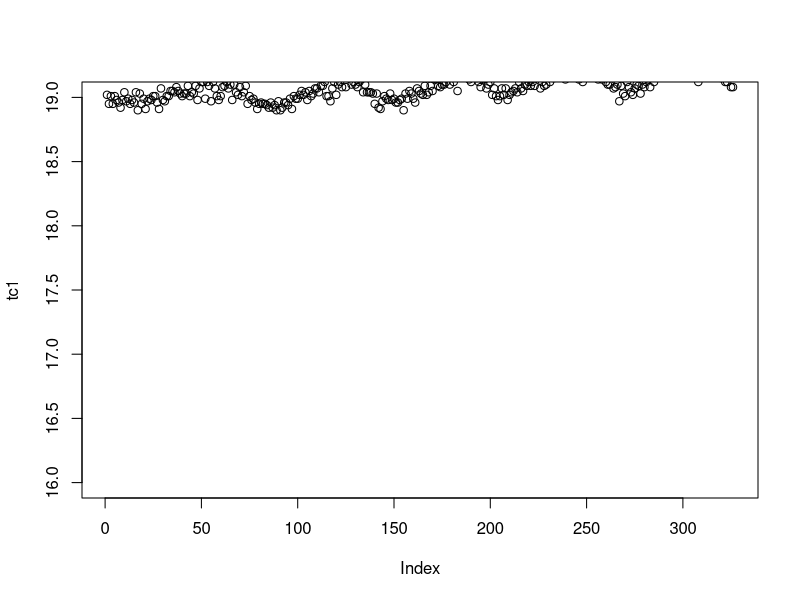
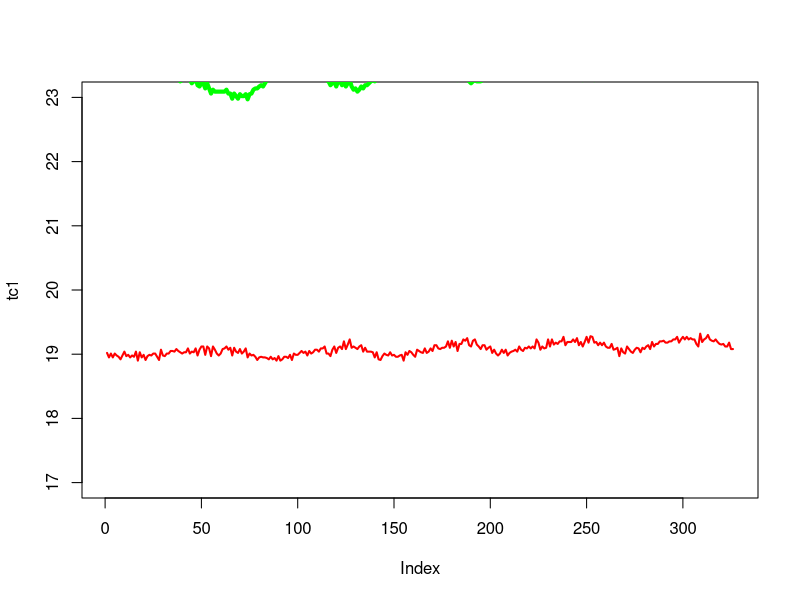
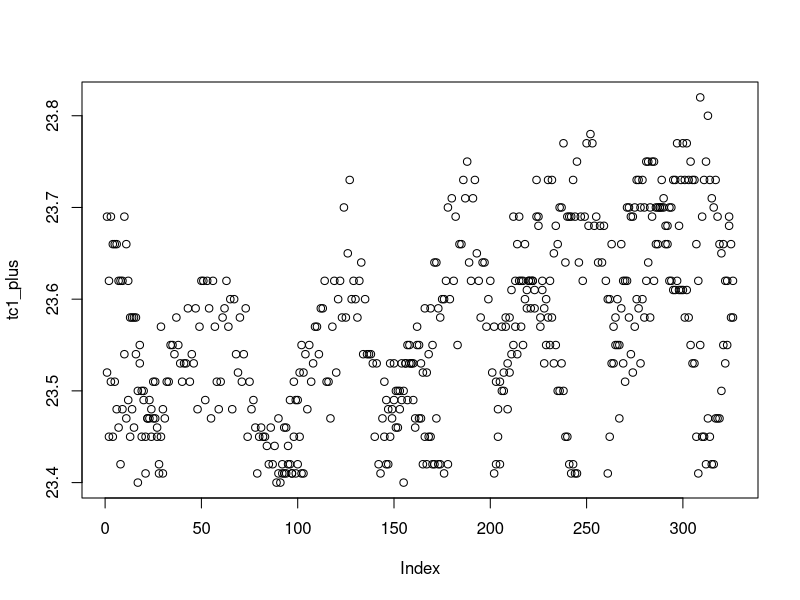
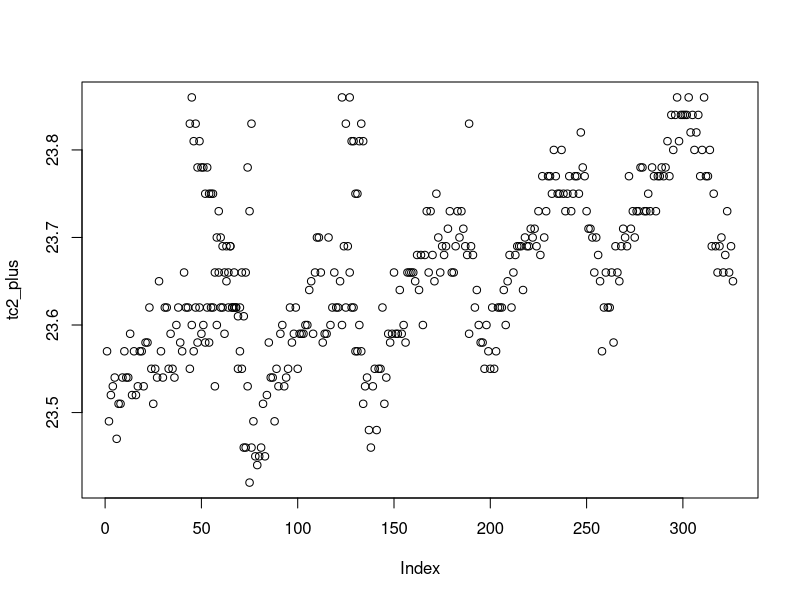
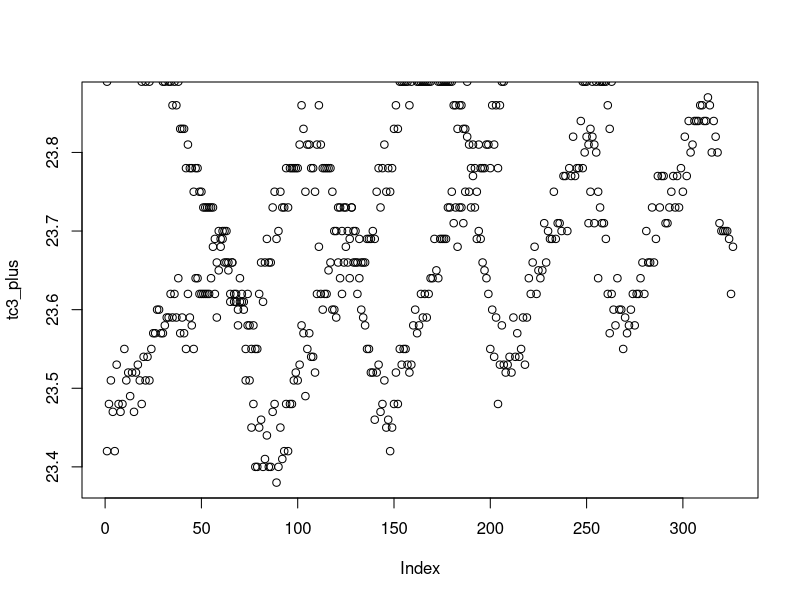
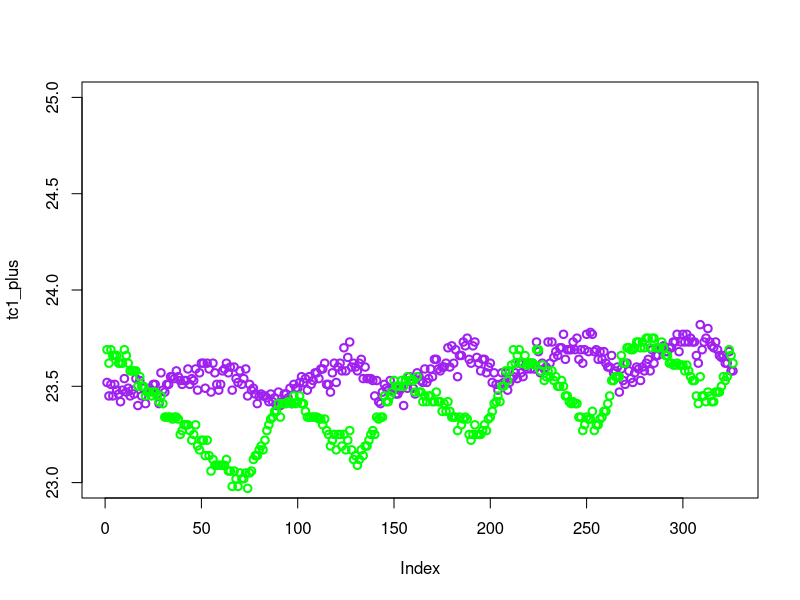
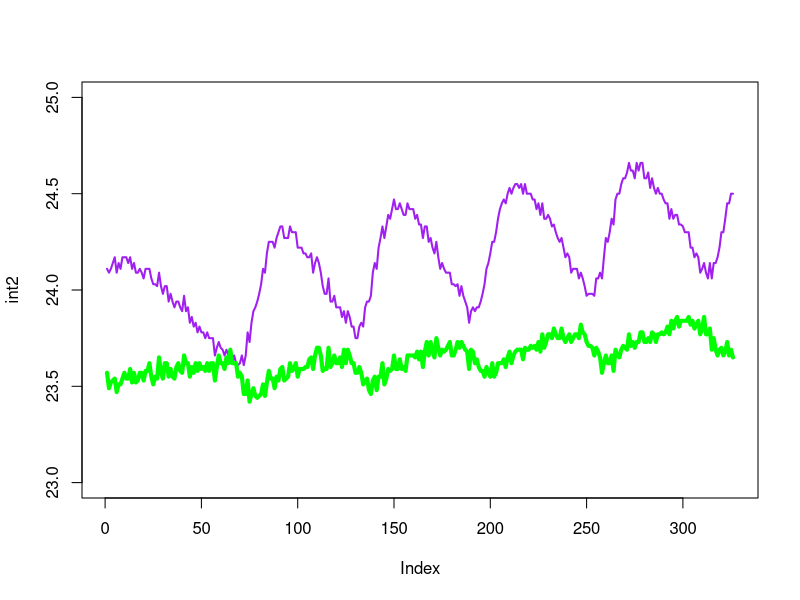
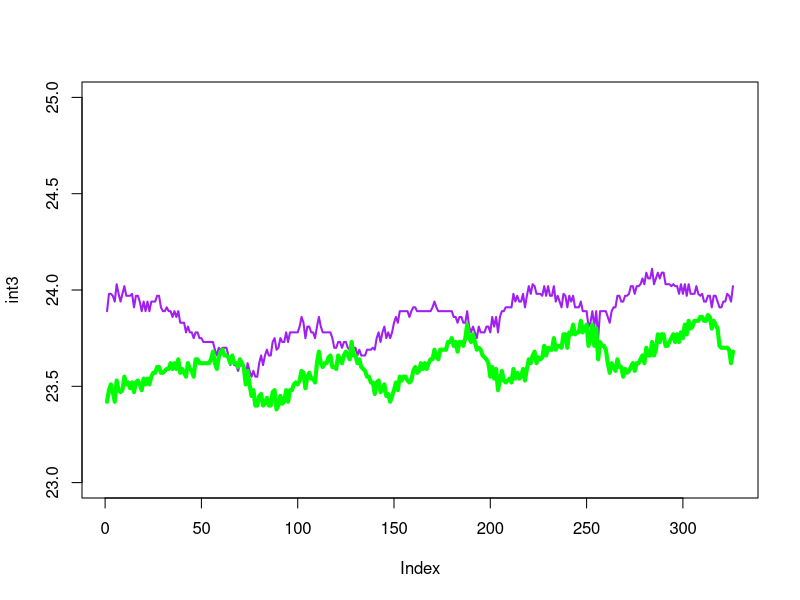

These charts were generated, in order, by the following R code:
setwd("~/Documents/Projects/UAF/sap-flux/data/capture/")
d = data.frame(read.csv("2017-03-10 15-05-11 CC_junction_taped_to_amp.csv"))
g = data.frame(read.csv("2017-03-10 15-05-11 CC_junction_superglue_to_amp.csv"))
names(d) <- c("tc1", "tc2", "tc3", "int1", "int2", "int3")
names(g) <- c("tc1", "tc2", "tc3", "int1", "int2", "int3")
attach(g)
par(mfrow=c(1,1))
plot(tc1, ylim=c(16, 19))
plot(tc1, col="red", ylim=c(17, 23), type = "l", lwd=2)
lines(int1, col="green", lwd=4)

tc1_plus = tc1+4.5
tc2_plus = tc2+4.5
tc3_plus = tc3+4.5

plot(tc1_plus)
points(int1)
plot(tc2_plus)
points(int2)
plot(tc3_plus)
points(int3)

par(mfrow=c(1,1))
plot(tc1_plus, type="p", lwd=2, ylim=c(23, 25), col="purple")
points(int1, col="green", lwd=2)

plot(int2, type="l", lwd=2, ylim=c(23, 25), col="purple")
lines(tc2_plus, col="green", lwd=4)
plot(int3, type="l", lwd=2, ylim=c(23, 25), col="purple")
lines(tc3_plus, col="green", lwd=4)


plot(tc1, col="purple")
detach(g)
